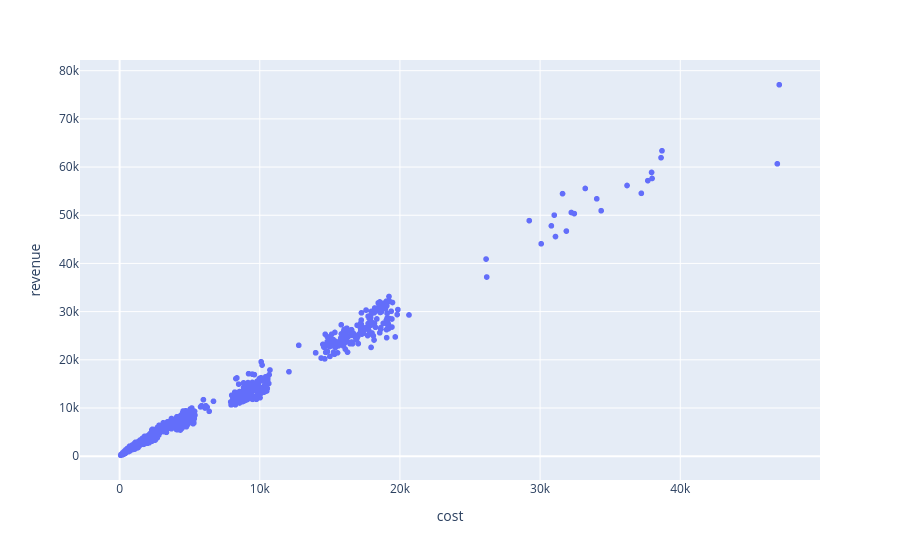

Notebook code for this chart:
### Code cell
px.scatter(df,x='cost',y='revenue')

### Figure 1 — Plotly figure (JSON) as saved in the notebook; plotly's stock layout.template omitted (floating-point values rounded to 4 significant figures; data arrays with more than 128 entries replaced by an {"elided": "..."} marker saying what was removed)
{"data": [{"hovertemplate": "cost=%{x}<br>revenue=%{y}<extra></extra>", "legendgroup": "", "marker": {"color": "#636efa", "symbol": "circle"}, "mode": "markers", "name": "", "showlegend": false, "type": "scattergl", "x": {"elided": "2612 float values"}, "xaxis": "x", "y": {"elided": "2612 float values"}, "yaxis": "y"}], "layout": {"legend": {"tracegroupgap": 0}, "margin": {"t": 60}, "xaxis": {"anchor": "y", "domain": [0, 1], "title": {"text": "cost"}}, "yaxis": {"anchor": "x", "domain": [0, 1], "title": {"text": "revenue"}}}}
